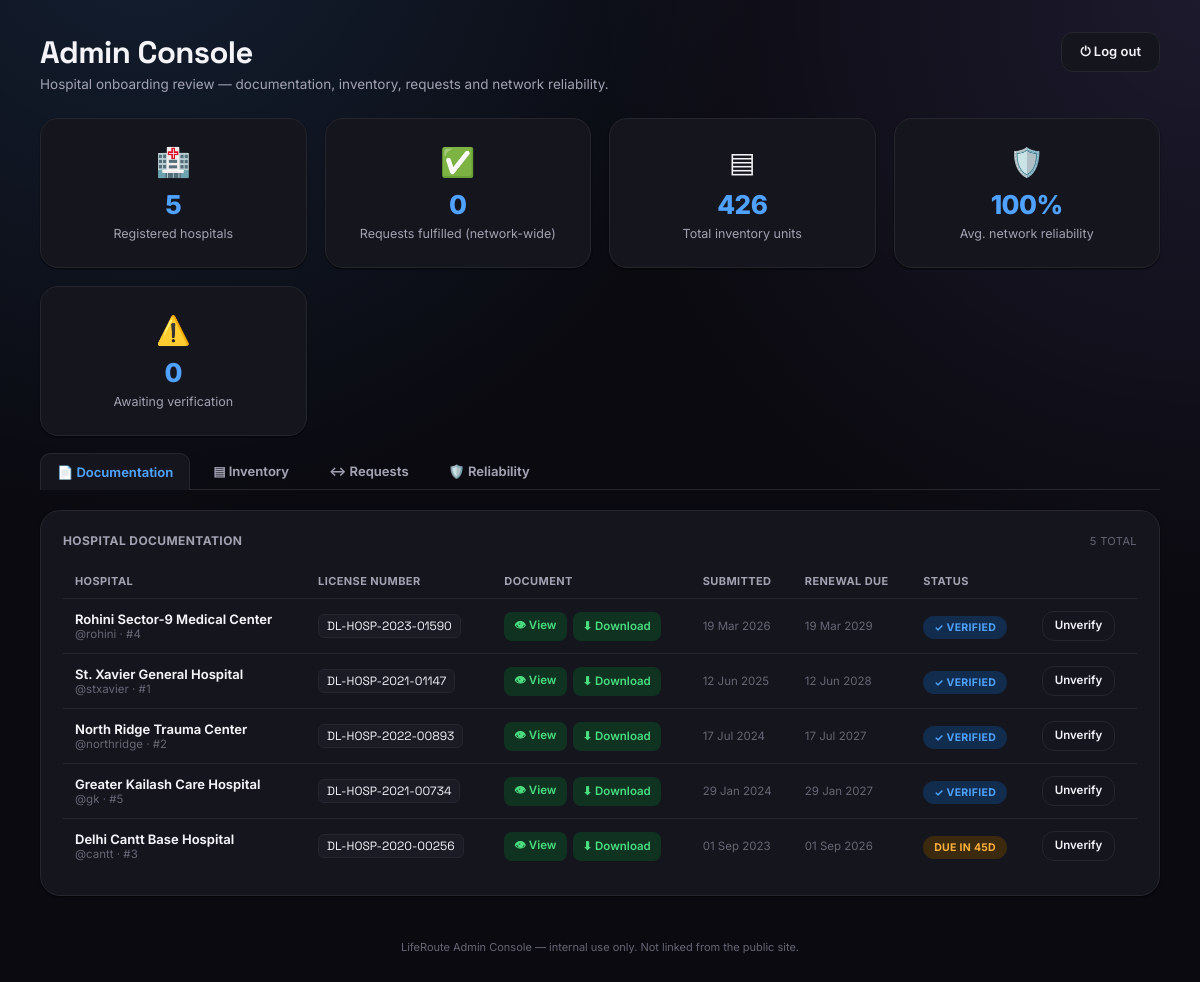
The app's page /admin (signed in) with its own data.
### tables this page shows
CREATE TABLE hospitals (
        id INTEGER PRIMARY KEY AUTOINCREMENT,
        name TEXT NOT NULL,
        username TEXT UNIQUE NOT NULL,
        password_hash TEXT NOT NULL,
        lat REAL NOT NULL,
        lon REAL NOT NULL,
        phone TEXT DEFAULT '',
        created_at TEXT NOT NULL,
        plan TEXT DEFAULT 'essential',
        license_number TEXT DEFAULT '',
        document_filename TEXT DEFAULT '',
        verified INTEGER NOT NULL DEFAULT 0,
        document_submitted_at TEXT DEFAULT ''
    );

### app.py (the view)
@app.route("/admin")
@admin_required
def admin_dashboard():
    db = get_db()
    tab = request.args.get("tab", "documentation")
    if tab not in ("documentation", "inventory", "requests", "reliability"):
        tab = "documentation"
    hospitals = db.execute("SELECT * FROM hospitals ORDER BY created_at DESC").fetchall()
    rows = []
    for h in hospitals:
        inv = db.execute(
            "SELECT COALESCE(SUM(quantity),0) AS units, COUNT(*) AS lines, "
            "SUM(CASE WHEN quantity=0 THEN 1 ELSE 0 END) AS zero_lines "
            "FROM inventory WHERE hospital_id=?",
            (h["id"],)
        ).fetchone()
        asked = db.execute(
            "SELECT COUNT(*) AS total, "
            "SUM(CASE WHEN status='delivered' THEN 1 ELSE 0 END) AS delivered, "
            "SUM(CASE WHEN status NOT IN ('delivered','unmatched') THEN 1 ELSE 0 END) AS pending "
            "FROM requests WHERE requester_id=?",
            (h["id"],)
        ).fetchone()
        reliability = compute_reliability(db, h["id"])
        renewal = document_renewal_info(h["document_submitted_at"])
        rows.append({
            "hospital": h,
            "plan_label": SUBSCRIPTION_PLANS.get(h["plan"] or "essential", {}).get("label", h["plan"]),
            "inventory_units": inv["units"],
            "inventory_lines": inv["lines"],
            "inventory_zero_lines": inv["zero_lines"] or 0,
            "asked_total": asked["total"] or 0,
            "asked_delivered": asked["delivered"] or 0,
            "asked_pending": asked["pending"] or 0,
            "reliability": reliability,
            "renewal": renewal,
        })
    totals = {
        "hospitals": len(rows),
        "fulfilled": sum(r["reliability"]["delivered"] for r in rows),
        "inventory_units": sum(r["inventory_units"] for r in rows),
        "missing_docs": sum(1 for r in rows if not r["hospital"]["document_filename"]),
        "unverified": sum(1 for r in rows if not r["hospital"]["verified"]),
        "avg_reliability": round(sum(r["reliability"]["score"] for r in rows) / len(rows)) if rows else 100,
    }
    return render_template("admin_dashboard.html", rows=rows, totals=totals, tab=tab)

### app.py (called while the page is built)
def get_db():
    if "db" not in g:
        g.db = sqlite3.connect(DB_PATH)
        g.db.row_factory = sqlite3.Row
        g.db.execute("PRAGMA foreign_keys = ON")
    return g.db

def compute_reliability(db, hospital_id):
    row = db.execute(
        "SELECT COUNT(*) AS assigned, "
        "SUM(CASE WHEN status='delivered' THEN 1 ELSE 0 END) AS delivered "
        "FROM requests WHERE matched_hospital_id=?",
        (hospital_id,)
    ).fetchone()
    assigned = row["assigned"] or 0
    delivered = row["delivered"] or 0
    if assigned == 0:
        return {"score": 100, "assigned": 0, "delivered": 0, "band": "new"}
    score = round(100 * delivered / assigned)
    band = "high" if score >= 90 else ("mid" if score >= 70 else "low")
    return {"score": score, "assigned": assigned, "delivered": delivered, "band": band}

def document_renewal_info(document_submitted_at):
    if not document_submitted_at:
        return None
    try:
        submitted = datetime.fromisoformat(document_submitted_at)
    except ValueError:
        return None
    due = submitted.replace(year=submitted.year + 3)
    days_left = (due - datetime.utcnow()).days
    if days_left < 0:
        status = "overdue"
    elif days_left <= 90:
        status = "due_soon"
    else:
        status = "ok"
    return {"submitted": submitted, "due": due, "days_left": days_left, "status": status}

def admin_required(view):
    @functools.wraps(view)
    def wrapped(*args, **kwargs):
        if not session.get("is_admin"):
            return redirect(url_for("admin_login"))
        return view(*args, **kwargs)
    return wrapped

def current_hospital():
    hid = getattr(g, "hospital_id", None)
    if not hid:
        return None
    return get_db().execute("SELECT * FROM hospitals WHERE id=?", (hid,)).fetchone()

@app.context_processor
def inject_token():
    return {"st_token": getattr(g, "token", ""), "me": current_hospital()}

### templates/admin_dashboard.html (shortened to what this page needs)
{% extends "base.html" %}
{% block auth_content %}
<div class="content" style="max-width:1320px;">
  <div class="page-head">
    <div>
      <h1>Admin Console</h1>
      <p class="sub-muted">Hospital onboarding review — documentation, inventory, requests and network reliability.</p>
    </div>
    <a href="{{ url_for('admin_logout') }}" class="btn-ghost">⏻ Log out</a>
  </div>
  <div class="kpi-grid">
    <div class="kpi-card">
      <div class="kpi-ico">🏥</div>
      <div class="kpi-val">{{ totals.hospitals }}</div>
      <div class="kpi-label">Registered hospitals</div>
    </div>
    <div class="kpi-card">
      <div class="kpi-ico">✅</div>
      <div class="kpi-val">{{ totals.fulfilled }}</div>
      <div class="kpi-label">Requests fulfilled (network-wide)</div>
    </div>
    <div class="kpi-card">
      <div class="kpi-ico">▤</div>
      <div class="kpi-val">{{ '{:,}'.format(totals.inventory_units) }}</div>
      <div class="kpi-label">Total inventory units</div>
    </div>
    <div class="kpi-card">
      <div class="kpi-ico">🛡️</div>
      <div class="kpi-val">{{ totals.avg_reliability }}%</div>
      <div class="kpi-label">Avg. network reliability</div>
    </div>
    <div class="kpi-card">
      <div class="kpi-ico">⚠️</div>
      <div class="kpi-val">{{ totals.unverified }}</div>
      <div class="kpi-label">Awaiting verification</div>
    </div>
  </div>
  <div class="admin-tabs">
    <a href="{{ url_for('admin_dashboard', tab='documentation') }}" class="admin-tab {{ 'active' if tab=='documentation' }}">📄 Documentation</a>
    <a href="{{ url_for('admin_dashboard', tab='inventory') }}" class="admin-tab {{ 'active' if tab=='inventory' }}">▤ Inventory</a>
    <a href="{{ url_for('admin_dashboard', tab='requests') }}" class="admin-tab {{ 'active' if tab=='requests' }}">↔ Requests</a>
    <a href="{{ url_for('admin_dashboard', tab='reliability') }}" class="admin-tab {{ 'active' if tab=='reliability' }}">🛡️ Reliability</a>
  </div>
  {% if tab == 'documentation' %}
  <div class="panel">
    <div class="panel-title">Hospital documentation<span class="dim">{{ rows|length }} total</span></div>
    <div class="admin-table-wrap">
      <table class="admin-table">
        <thead>
          <tr>
            <th>Hospital</th>
            <th>License number</th>
            <th>Document</th>
            <th>Submitted</th>
            <th>Renewal due</th>
            <th>Status</th>
            <th></th>
          </tr>
        </thead>
        <tbody>
          {% for r in rows %}
          {% set h = r.hospital %}
          <tr>
            <td>
              <div class="admin-hospital-name">{{ h.name }}</div>
              <div class="admin-hospital-sub">@{{ h.username }} · #{{ h.id }}</div>
            </td>
            <td>
              {% if h.license_number %}<span class="mono-chip">{{ h.license_number }}</span>
              {% else %}<span class="dim">Not provided</span>{% endif %}
            </td>
            <td>
              {% if h.document_filename %}
                <div style="display:flex; gap:6px; flex-wrap:wrap;">
                  <a class="doc-badge has-doc" href="{{ url_for('static', filename='uploads/' + h.document_filename) }}" target="_blank" rel="noopener">👁 View</a>
                  <a class="doc-badge has-doc" href="{{ url_for('admin_download_document', hospital_id=h.id) }}">⬇ Download</a>
                </div>
              {% else %}
                <span class="doc-badge no-doc">✕ Not submitted</span>
              {% endif %}
            </td>
            <td class="admin-hospital-sub">{{ r.renewal.submitted.strftime('%d %b %Y') if r.renewal else '—' }}</td>
            <td class="admin-hospital-sub">{{ r.renewal.due.strftime('%d %b %Y') if r.renewal else '—' }}</td>
            <td>
              {% if r.renewal and r.renewal.status == 'overdue' %}
                <span class="status-pill pill-unmatched">Renewal overdue</span>
              {% elif r.renewal and r.renewal.status == 'due_soon' %}
                <span class="status-pill pill-pending">Due in {{ r.renewal.days_left }}d</span>
              {% elif h.verified %}
                <span class="status-pill pill-matched">✓ Verified</span>
              {% else %}
                <span class="status-pill pill-pending">Under review</span>
              {% endif %}
            </td>
            <td>
              <form method="post" action="{{ url_for('admin_toggle_verify', hospital_id=h.id) }}?tab=documentation">
                <button type="submit" class="btn-ghost" style="padding:7px 12px; font-size:11.5px;">
                  {{ 'Unverify' if h.verified else 'Mark verified' }}
                </button>
              </form>
            </td>
          </tr>
          {% else %}
          <tr><td colspan="7" class="dim" style="text-align:center; padding:24px;">No hospitals registered yet.</td></tr>
          {% endfor %}
        </tbody>
      </table>
    </div>
  </div>
  {% endif %}
  <div class="footnote">LifeRoute Admin Console — internal use only. Not linked from the public site.</div>
</div>
{% endblock %}

### templates/base.html (shortened to what this page needs)
<!DOCTYPE html>
<html lang="en">
<head>
<link rel="stylesheet" href="{{ url_for('static', filename='style.css') }}">
</head>
<body>
{% if me %}
<div class="app-shell">
  <aside class="sidebar">
    <a href="{{ url_for('dashboard') }}" class="sidebar-brand">
      <div class="brand-mark">✚</div>
      <div>
        <div class="brand-name">LifeRoute</div>
        <div class="brand-sub">Asset Network</div>
      </div>
    </a>
    <div class="nav-group">
      <div class="nav-label">Operate</div>
      <a href="{{ url_for('dashboard') }}" class="nav-item {{ 'active' if request.endpoint=='dashboard' }}"><span class="ico">◧</span> Dashboard</a>
      <a href="{{ url_for('new_request') }}" class="nav-item {{ 'active' if request.endpoint=='new_request' }}"><span class="ico">＋</span> New Request</a>
      <a href="{{ url_for('inventory_page') }}" class="nav-item {{ 'active' if request.endpoint=='inventory_page' }}"><span class="ico">▤</span> Inventory</a>
      <a href="{{ url_for('network') }}" class="nav-item {{ 'active' if request.endpoint=='network' }}"><span class="ico">◎</span> Network Map</a>
      <a href="{{ url_for('doctors') }}" class="nav-item {{ 'active' if request.endpoint=='doctors' }}"><span class="ico">🩺</span> Doctors</a>
      <a href="{{ url_for('analytics') }}" class="nav-item {{ 'active' if request.endpoint=='analytics' }}"><span class="ico">📊</span> Analytics</a>
    </div>
    <div class="nav-group">
      <div class="nav-label">Account</div>
      <a href="{{ url_for('documents') }}" class="nav-item {{ 'active' if request.endpoint=='documents' }}"><span class="ico">📄</span> Documents</a>
      <a href="{{ url_for('subscription') }}" class="nav-item {{ 'active' if request.endpoint=='subscription' }}"><span class="ico">💳</span> Subscription</a>
    </div>
    <div class="sidebar-foot">
      <button type="button" class="theme-toggle" id="themeToggle" title="Toggle dark / light">
        <span class="tt-icon">🌙</span><span class="tt-label">Dark mode</span>
        <span class="tt-switch"><span class="tt-knob"></span></span>
      </button>
      <div class="hospital-chip">
        <div class="chip-avatar">{{ me.name[0] if me else 'H' }}</div>
        <div>
          <div class="chip-name">{{ me.name if me else '' }}</div>
          <div class="chip-sub">Facility #{{ me.id if me else '' }} · this tab</div>
        </div>
      </div>
      <a href="{{ url_for('logout') }}" class="nav-item logout" style="margin-top:10px;"><span class="ico">⏻</span> Log out (this tab)</a>
    </div>
  </aside>
  <div class="content">
    <div class="flash-wrap">
      {% with messages = get_flashed_messages(with_categories=true) %}
        {% if messages %}
          {% for category, msg in messages %}
            <div class="flash flash-{{ category }}">{{ msg }}</div>
          {% endfor %}
        {% endif %}
      {% endwith %}
    </div>
    {% block content %}{% endblock %}
    <div class="footnote">LifeRoute — locally hosted network instance. Live data from a real SQLite database.</div>
  </div>
</div>
<button type="button" class="sos-btn" id="sosBtn">🆘<br>SOS</button>
<div class="sos-modal" id="sosModal">
  <div class="sos-card">
    <div class="sos-icon">🚨</div>
    <h2>Emergency broadcast</h2>
    <p>Send a Tier-1 alert to the network. Optionally trigger an automated voice call to an on-call number.</p>
    <input type="tel" id="sosPhone" placeholder="On-call phone, e.g. +91 98100 00000">
    <button type="button" class="btn-primary full" id="sosSend">Send SOS</button>
    <button type="button" class="btn-ghost full" id="sosCancel" style="margin-top:8px;">Cancel</button>
    <p class="hint" id="sosResult"></p>
  </div>
</div>
<script>
(function(){
  var btn = document.getElementById('sosBtn'), modal = document.getElementById('sosModal');
  if(!btn) return;
  btn.addEventListener('click', ()=> modal.classList.add('open'));
  document.getElementById('sosCancel').addEventListener('click', ()=> modal.classList.remove('open'));
  document.getElementById('sosSend').addEventListener('click', function(){
    var phone = document.getElementById('sosPhone').value.trim();
    var result = document.getElementById('sosResult');
    if(!phone){ result.textContent = 'Enter a phone number first.'; return; }
    var fd = new FormData();
    fd.append('phone', phone);
    fd.append('st', window.LR_TOKEN);
    fetch('/sos/call?st=' + encodeURIComponent(window.LR_TOKEN), {method:'POST', body: fd})
      .then(r=>r.json()).then(data=>{ result.textContent = data.message || (data.ok ? 'Sent.' : 'Failed.'); })
      .catch(()=>{ result.textContent = 'Failed to reach server.'; });
  });
})();
</script>
{% else %}
  {% block auth_content %}{% endblock %}
{% endif %}
</body>
</html>

### records on screen
hospitals: name "Rohini Sector-9 Medical Center", username "rohini", id "4", license_number "DL-HOSP-2023-01590", renewal.submitted "19 Mar 2026", renewal.due "19 Mar 2029", shows "✓ VERIFIED", verified "Unverify"
hospitals: name "St. Xavier General Hospital", username "stxavier", id "1", license_number "DL-HOSP-2021-01147", renewal.submitted "12 Jun 2025", renewal.due "12 Jun 2028", shows "✓ VERIFIED", verified "Unverify"
hospitals: name "North Ridge Trauma Center", username "northridge", id "2", license_number "DL-HOSP-2022-00893", renewal.submitted "17 Jul 2024", renewal.due "17 Jul 2027", shows "✓ VERIFIED", verified "Unverify"
hospitals: name "Greater Kailash Care Hospital", username "gk", id "5", license_number "DL-HOSP-2021-00734", renewal.submitted "29 Jan 2024", renewal.due "29 Jan 2027", shows "✓ VERIFIED", verified "Unverify"
hospitals: name "Delhi Cantt Base Hospital", username "cantt", id "3", license_number "DL-HOSP-2020-00256", renewal.submitted "01 Sep 2023", renewal.due "01 Sep 2026", renewal.days_left "45", verified "Unverify"

### other values on screen
{{ totals.hospitals }} "5"
{{ totals.fulfilled }} "0"
{{ '{:,}'.format(totals.inventory_units) }} "426"
{{ totals.avg_reliability }} "100"
{{ totals.unverified }} "0"
{{ rows|length }} "5"
